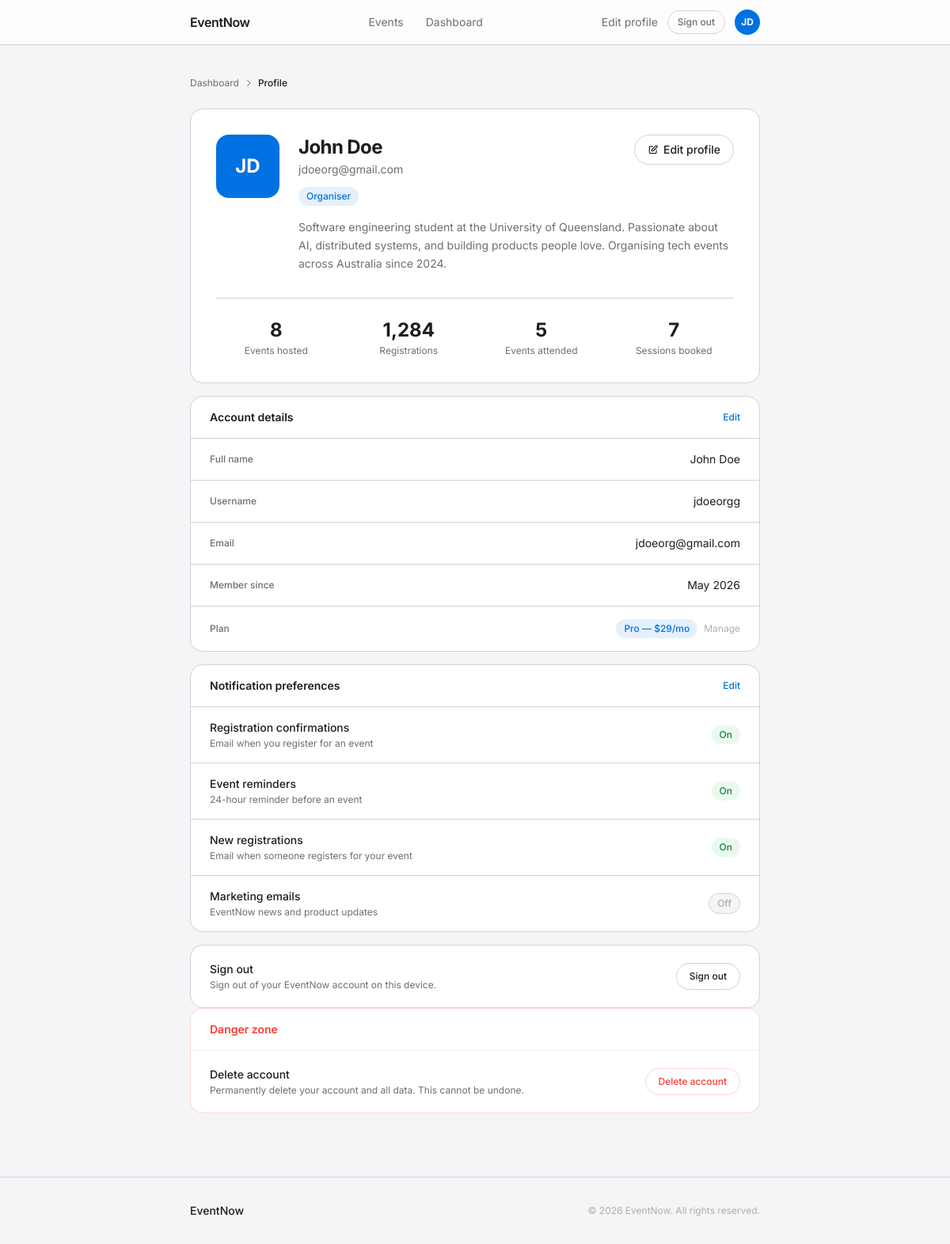
Page /eventnow/account/profile/ (signed in) on the committed database.
### apps/accounts/models.py (models this page shows, shortened)
class User(AbstractBaseUser, PermissionsMixin):
    class Role(models.TextChoices):
        ADMIN = 'admin', 'Admin'
        ORGANIZER = 'organiser', 'Organiser'
        ATTENDEES = 'attendee', 'Attendee'
    id = models.AutoField(primary_key=True)
    email = models.EmailField(unique=True)
    username = models.CharField(max_length=100)
    first_name = models.CharField(max_length=255)
    last_name = models.CharField(max_length=255)
    avatar_url = models.URLField(blank=True)
    role = models.CharField(
        max_length=20,
        choices=list(Role.choices),
        default=Role.ATTENDEES,
    )
    is_active = models.BooleanField(default=True)
    is_staff = models.BooleanField(default=False)
    created_at = models.DateTimeField(auto_now_add=True)
    updated_at = models.DateTimeField(auto_now=True)
    USERNAME_FIELD = 'email'
    REQUIRED_FIELDS = ['username']
    objects = UserManager()
    class Meta:
        app_label = 'apps'

### apps/accounts/views.py (the view)
# urls.py: path('profile/',             views.profile,              name='profile'),
@login_required
def profile(request):
    return render(request, 'account/profile.html')

### apps/templates/account/profile.html (shortened to what this page needs)
{% extends "base.html" %}
{% block header %}
  <header class="sticky top-0 z-50 bg-white/80 backdrop-blur-xl border-b border-border">
    <div class="max-w-3xl mx-auto px-6 h-14 flex items-center justify-between">
      <a href="{% url 'index' %}" class="text-base font-semibold text-ink tracking-tight">EventNow</a>
      <nav class="hidden md:flex items-center gap-7" aria-label="Main navigation">
        <a href="#" class="text-sm text-ink-2 hover:text-ink transition-colors">Events</a>
        <a href="{% url 'dashboard' %}" class="text-sm text-ink-2 hover:text-ink transition-colors">Dashboard</a>
      </nav>
      <div class="flex items-center gap-3">
        <a href="{% url 'profile_edit' %}" class="text-sm text-ink-2 hover:text-ink transition-colors hidden sm:inline">Edit profile</a>
        <form method="post" action="{% url 'account_logout' %}">
          <button type="submit" class="text-xs font-medium text-ink-2 border border-border px-3 py-1.5 rounded-full hover:bg-surface transition-colors hidden sm:inline-block">Sign out</button>
        </form>
        <a href="{% url 'profile' %}" class="flex items-center gap-2 hover:opacity-80 transition-opacity">
          <div class="w-8 h-8 rounded-full bg-primary text-white text-xs font-bold flex items-center justify-center" aria-label="View profile">{{ user.first_name|first|upper }}{{ user.last_name|first|upper }}</div>
        </a>
      </div>
    </div>
  </header>
{% endblock %}
{% block content %}
  <div class="max-w-3xl mx-auto px-6 py-10">
    <nav aria-label="Breadcrumb" class="mb-6">
      <ol class="flex items-center gap-1.5 text-xs text-ink-2">
        <li><a href="{% url 'dashboard' %}" class="hover:text-ink transition-colors">Dashboard</a></li>
        <li aria-hidden="true"><svg class="w-3 h-3" fill="none" stroke="currentColor" viewBox="0 0 24 24"><path stroke-linecap="round" stroke-linejoin="round" stroke-width="2" d="M9 5l7 7-7 7"/></svg></li>
        <li class="text-ink font-medium">Profile</li>
      </ol>
    </nav>
    <div class="bg-card rounded-2xl border border-border p-8 mb-4">
      <div class="flex flex-col sm:flex-row sm:items-start gap-6">
        <div class="flex-shrink-0">
          {% if user.avatar_url %}
          <img src="{{ user.avatar_url }}" alt="{{ user.get_full_name }}" class="w-20 h-20 rounded-2xl object-cover">
          {% else %}
          <div class="w-20 h-20 rounded-2xl bg-primary text-white text-2xl font-bold flex items-center justify-center" aria-hidden="true">{{ user.first_name|first|upper }}{{ user.last_name|first|upper }}</div>
          {% endif %}
        </div>
        <div class="flex-1 min-w-0">
          <div class="flex flex-col sm:flex-row sm:items-start sm:justify-between gap-4">
            <div>
              <h1 class="text-2xl font-bold text-ink tracking-tight">{{ user.first_name }} {{ user.last_name }}</h1>
              <p class="text-sm text-ink-2 mt-0.5">{{ user.email }}</p>
              <div class="flex items-center gap-2 mt-3">
                <span class="text-xs font-medium bg-primary/10 text-primary px-2.5 py-1 rounded-full">{{ user.get_role_display }}</span>
              </div>
            </div>
            <a href="{% url 'profile_edit' %}" class="flex items-center gap-1.5 text-sm font-medium border border-border text-ink px-4 py-2 rounded-full hover:bg-surface transition-colors self-start whitespace-nowrap">
              <svg class="w-3.5 h-3.5" fill="none" stroke="currentColor" viewBox="0 0 24 24"><path stroke-linecap="round" stroke-linejoin="round" stroke-width="2" d="M11 5H6a2 2 0 00-2 2v11a2 2 0 002 2h11a2 2 0 002-2v-5m-1.414-9.414a2 2 0 112.828 2.828L11.828 15H9v-2.828l8.586-8.586z"/></svg>
              Edit profile
            </a>
          </div>
          <p class="text-sm text-ink-2 leading-relaxed mt-4">
            Software engineering student at the University of Queensland. Passionate about AI, distributed systems, and building products people love. Organising tech events across Australia since 2024.
          </p>
        </div>
      </div>
      <div class="grid grid-cols-4 gap-4 mt-8 pt-6 border-t border-border">
        <div class="text-center">
          <div class="text-2xl font-bold text-ink">8</div>
          <div class="text-xs text-ink-2 mt-0.5">Events hosted</div>
        </div>
        <div class="text-center">
          <div class="text-2xl font-bold text-ink">1,284</div>
          <div class="text-xs text-ink-2 mt-0.5">Registrations</div>
        </div>
        <div class="text-center">
          <div class="text-2xl font-bold text-ink">5</div>
          <div class="text-xs text-ink-2 mt-0.5">Events attended</div>
        </div>
        <div class="text-center">
          <div class="text-2xl font-bold text-ink">7</div>
          <div class="text-xs text-ink-2 mt-0.5">Sessions booked</div>
        </div>
      </div>
    </div>
    <div class="bg-card rounded-2xl border border-border mb-4">
      <div class="px-6 py-4 border-b border-border flex items-center justify-between">
        <h2 class="text-sm font-semibold text-ink">Account details</h2>
        <a href="{% url 'profile_edit' %}" class="text-xs text-primary hover:underline font-medium">Edit</a>
      </div>
      <dl class="divide-y divide-border">
        <div class="px-6 py-4 flex items-center justify-between gap-4">
          <dt class="text-xs font-medium text-ink-2 w-32 flex-shrink-0">Full name</dt>
          <dd class="text-sm text-ink text-right">{{ user.first_name }} {{ user.last_name }}</dd>
        </div>
        <div class="px-6 py-4 flex items-center justify-between gap-4">
          <dt class="text-xs font-medium text-ink-2 w-32 flex-shrink-0">Username</dt>
          <dd class="text-sm text-ink text-right">{{ user.username }}</dd>
        </div>
        <div class="px-6 py-4 flex items-center justify-between gap-4">
          <dt class="text-xs font-medium text-ink-2 w-32 flex-shrink-0">Email</dt>
          <dd class="text-sm text-ink text-right">{{ user.email }}</dd>
        </div>
        <div class="px-6 py-4 flex items-center justify-between gap-4">
          <dt class="text-xs font-medium text-ink-2 w-32 flex-shrink-0">Member since</dt>
          <dd class="text-sm text-ink text-right">{{ user.created_at|date:"F Y" }}</dd>
        </div>
        <div class="px-6 py-4 flex items-center justify-between gap-4">
          <dt class="text-xs font-medium text-ink-2 w-32 flex-shrink-0">Plan</dt>
          <dd class="flex items-center gap-2 justify-end">
            <span class="text-xs font-medium bg-primary/10 text-primary px-2.5 py-1 rounded-full">Pro — $29/mo</span>
            <a href="{% url 'index' %}#pricing" class="text-xs text-ink-3 hover:text-ink transition-colors">Manage</a>
          </dd>
        </div>
      </dl>
    </div>
    <div class="bg-card rounded-2xl border border-border mb-4">
      <div class="px-6 py-4 border-b border-border flex items-center justify-between">
        <h2 class="text-sm font-semibold text-ink">Notification preferences</h2>
        <a href="{% url 'profile_edit' %}" class="text-xs text-primary hover:underline font-medium">Edit</a>
      </div>
      <div class="divide-y divide-border">
        <div class="px-6 py-4 flex items-center justify-between gap-4">
          <div>
            <div class="text-sm font-medium text-ink">Registration confirmations</div>
            <div class="text-xs text-ink-2 mt-0.5">Email when you register for an event</div>
          </div>
          <span class="text-xs font-medium bg-success/10 text-green-700 px-2.5 py-1 rounded-full">On</span>
        </div>
        <div class="px-6 py-4 flex items-center justify-between gap-4">
          <div>
            <div class="text-sm font-medium text-ink">Event reminders</div>
            <div class="text-xs text-ink-2 mt-0.5">24-hour reminder before an event</div>
          </div>
          <span class="text-xs font-medium bg-success/10 text-green-700 px-2.5 py-1 rounded-full">On</span>
        </div>
        <div class="px-6 py-4 flex items-center justify-between gap-4">
          <div>
            <div class="text-sm font-medium text-ink">New registrations</div>
            <div class="text-xs text-ink-2 mt-0.5">Email when someone registers for your event</div>
          </div>
          <span class="text-xs font-medium bg-success/10 text-green-700 px-2.5 py-1 rounded-full">On</span>
        </div>
        <div class="px-6 py-4 flex items-center justify-between gap-4">
          <div>
            <div class="text-sm font-medium text-ink">Marketing emails</div>
            <div class="text-xs text-ink-2 mt-0.5">EventNow news and product updates</div>
          </div>
          <span class="text-xs font-medium bg-surface text-ink-3 border border-border px-2.5 py-1 rounded-full">Off</span>
        </div>
      </div>
    </div>
    <div class="bg-card rounded-2xl border border-border">
      <div class="px-6 py-5 flex items-center justify-between gap-4">
        <div>
          <div class="text-sm font-medium text-ink">Sign out</div>
          <div class="text-xs text-ink-2 mt-0.5">Sign out of your EventNow account on this device.</div>
        </div>
        <form method="post" action="{% url 'account_logout' %}">
          <button type="submit" class="text-xs font-medium text-ink border border-border px-4 py-2 rounded-full hover:bg-surface transition-colors whitespace-nowrap flex-shrink-0">
            Sign out
          </button>
        </form>
      </div>
    </div>
    <div class="bg-card rounded-2xl border border-danger/20">
      <div class="px-6 py-4 border-b border-danger/10">
        <h2 class="text-sm font-semibold text-danger">Danger zone</h2>
      </div>
      <div class="px-6 py-5 flex items-center justify-between gap-4">
        <div>
          <div class="text-sm font-medium text-ink">Delete account</div>
          <div class="text-xs text-ink-2 mt-0.5">Permanently delete your account and all data. This cannot be undone.</div>
        </div>
        <button onclick="alert('Please contact support to delete your account.')" class="text-xs font-medium text-danger border border-danger/20 px-4 py-2 rounded-full hover:bg-danger/5 transition-colors whitespace-nowrap flex-shrink-0">
          Delete account
        </button>
      </div>
    </div>
  </div>
{% endblock %}
{% block footer %}
  <footer class="bg-surface border-t border-border mt-10">
    <div class="max-w-3xl mx-auto px-6 py-8 flex flex-col sm:flex-row items-center justify-between gap-4">
      <span class="text-sm font-medium text-ink">EventNow</span>
      <p class="text-xs text-ink-3">© 2026 EventNow. All rights reserved.</p>
    </div>
  </footer>
{% endblock %}

### apps/templates/base.html (style rules this page uses)
* { -webkit-font-smoothing: antialiased; }

### rows in the picture
User: first_name|first "J", last_name|first "D", first_name "John", last_name "Doe", email "jdoeorg@gmail.com", role "Organiser", username "jdoeorgg", created_at "May 2026"
